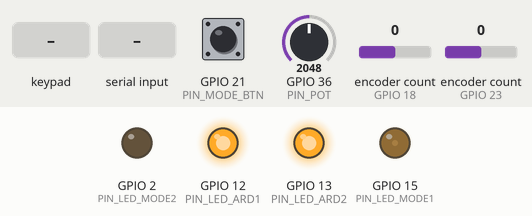
Bench run of a sketch on a simulated ESP32. On the bench: output pins drawn as LEDs (lit = HIGH). Inputs (shaded band) come from the test bench; at power-on: encoder count (sensors on GPIO 18, GPIO 23) 0, GPIO 36 (PIN_POT) = 2048, GPIO 21 (PIN_MODE_BTN) HIGH. Storage starts empty; USB keyboard and mouse output is not drawn; what the sketch prints to the serial monitor is not drawn.

Above: at 1.2 s.
1.3 s: key '0' pressed
At 2.0 s:
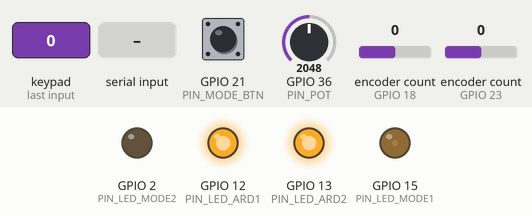
2.9 s: keypad keys 1 3 9 7 pressed 0.4 s apart
6.0 s: "GET 1\n" received over Serial
At 6.7 s:
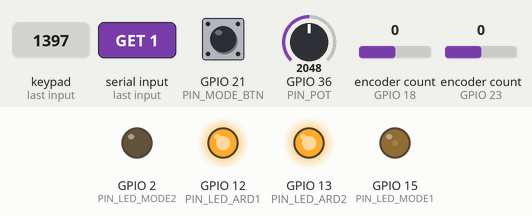
7.5 s: encoder count (sensor on GPIO 18) set to 1
At 8.7 s:
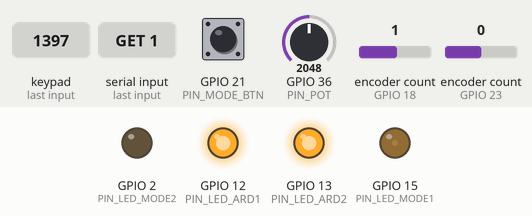
9.0 s: GPIO 36 (PIN_POT) set to 2866
At 9.4 s:
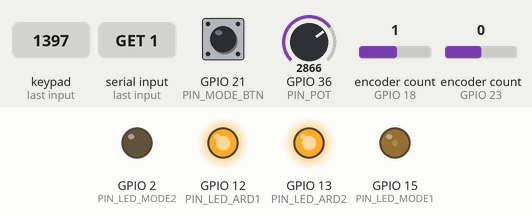
10.5 s: GPIO 21 (PIN_MODE_BTN) pulled LOW for 0.15 s
At 11.3 s:
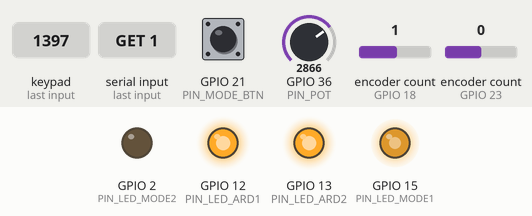
Timing chart, 0 to 13.1 s (numbered marks = the images above; inputs shaded):
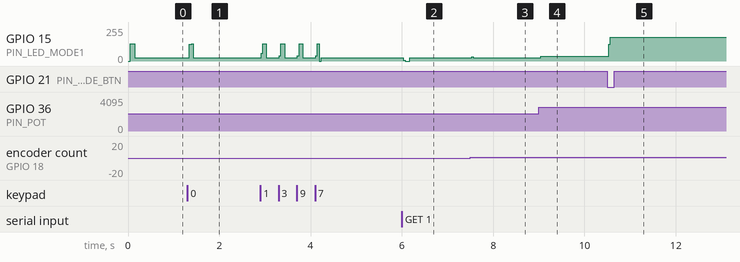

The sketch:

switchcase_macrokeys.ino
```cpp
/*
  Macro Keyboard — ESP32 WROOM-32D (BLE keyboard) + LittleFS config
  ------------------------------------------------------------------
  - BLE keyboard via T-vK's ESP32 BLE Keyboard (NimBLE backend)
  - Persistent config in LittleFS: /config.json
  - Serial CLI @115200:
        GET            -> prints JSON
        PUT <len>\n    -> send exactly <len> raw JSON bytes
        RESET          -> restore factory JSON
  - Matrix, 2 encoders, mode button, LEDs, pot/brightness
  - Actions:
      * Chords: CTRL/ALT/SHIFT/GUI + keys (A..Z, F1..F12, arrows, page up/down, enter)
      * TEXT:...        (types literal text)
      * SEQ:[ "...", "..." ]  (sequence of actions, supports TEXT / chords / single keys)
      * Consumer media keys (volume, next/prev, play/pause, browser back/forward)
*/

#include <Arduino.h>
#include <Keypad.h>
#include <Encoder.h>
#include <ArduinoJson.h>

#include <LittleFS.h>
#define FSYS LittleFS

#ifndef LED_BUILTIN
#define LED_BUILTIN 2
#endif

// ============================ PIN CONFIG (EDIT IF NEEDED) ============================
// Matrix: rows are outputs, cols are inputs with pull-ups
#define PIN_ROW0   14
#define PIN_ROW1   27
#define PIN_ROW2   26
#define PIN_ROW3   25

#define PIN_COL0   4
#define PIN_COL1   16
#define PIN_COL2   17
#define PIN_COL3   5

// Encoders
#define ENC_A_PIN1 18
#define ENC_A_PIN2 19
#define ENC_B_PIN1 23
#define ENC_B_PIN2 22

// Mode button, LEDs, Pot
#define PIN_MODE_BTN  21
#define PIN_LED_MODE1 15
#define PIN_LED_MODE2 2
#define PIN_LED_ARD1  12
#define PIN_LED_ARD2  13
#define PIN_POT       36    // ADC1_CH0

// ============================ BLE Keyboard (NimBLE backend) ============================
// Order matters: force NimBLE and include NimBLEDevice BEFORE BleKeyboard
#define USE_NIMBLE
#include <NimBLEDevice.h>
#include <BleKeyboard.h>
BleKeyboard BLEKeyboard("MacroPad ESP32", "Demential", 100);

// Some library versions don’t ship these browser keys — define if missing
#ifndef KEY_MEDIA_WWW_BACK
  #define KEY_MEDIA_WWW_BACK    0x224
#endif
#ifndef KEY_MEDIA_WWW_FORWARD
  #define KEY_MEDIA_WWW_FORWARD 0x225
#endif

// ============================ Keypad & Encoders ============================
const byte ROWS = 4, COLS = 4;
char keymap[ROWS][COLS] = {
  {'0','1','2','3'},
  {'4','5','6','7'},
  {'8','9','A','B'},
  {'C','D','E','F'},
};
byte rowPins[ROWS] = {PIN_ROW0, PIN_ROW1, PIN_ROW2, PIN_ROW3};
byte colPins[COLS] = {PIN_COL0, PIN_COL1, PIN_COL2, PIN_COL3};
Keypad keypad = Keypad(makeKeymap(keymap), rowPins, colPins, ROWS, COLS);

Encoder RotaryEncoderA(ENC_A_PIN1, ENC_A_PIN2);
Encoder RotaryEncoderB(ENC_B_PIN1, ENC_B_PIN2);
long positionEncoderA = -999;
long positionEncoderB = -999;

int modePushCounter = 0;
int buttonState = 0, lastButtonState = 0;

int potValue = 0, lum = 0;

// ============================ JSON Config ============================
static const char *factoryJson PROGMEM = R"json(
{"version":1,
 "keys":{
  "0":{"0":"CTRL+c","1":"CTRL+x","2":"CTRL+f","3":"F5","4":"CTRL+PAGE_UP","5":"CTRL+PAGE_DOWN","6":"CTRL+w","7":"CTRL+t","8":"CONSUMER:CONSUMER_BROWSER_BACK","9":"CONSUMER:CONSUMER_BROWSER_FORWARD","A":"CTRL+v","B":"CTRL+a","C":"TEXT:Alpha key12","D":"CTRL+s","E":"CONSUMER:MEDIA_VOLUME_MUTE","F":"CONSUMER:MEDIA_PLAY_PAUSE"},
  "1":{"0":"CTRL+c","1":"CTRL+V","A":"CTRL+ALT+SHIFT+v","B":"CTRL+ALT+SHIFT+ENTER","C":"SEQ:[\"CTRL+ALT+SHIFT+BACKSPACE\",\"RIGHT\",\"DOWN\",\"RIGHT\",\"DOWN\",\"ENTER\"]","E":"ENTER","F":"ENTER"},
  "2":{"9":"CTRL+ALT+i","A":"CTRL+ALT+SHIFT+w"},
  "3":{"0":"CTRL+SHIFT+F9","1":"TEXT:nice shot","2":"SEQ:[\"CTRL+k\",\"c\"]","3":"SEQ:[\"CTRL+k\",\"u\"]","4":"TEXT:thanks","5":"TEXT:i got it","6":"TEXT:take the shot","7":"TEXT:defending","8":"SEQ:[\"CTRL+k\",\"k\"]","9":"SEQ:[\"CTRL+k\",\"l\"]","A":"SEQ:[\"CTRL+k\",\"c\"]","B":"TEXT:my bad","C":"TEXT:nooooo!","D":"TEXT:close one","E":"TEXT:230998","F":"SEQ:[\"ENTER\",\"TEXT:XD\"]"}
 },
 "encoders":{
  "0":{"A+":"CONSUMER:MEDIA_VOLUME_DOWN","A-":"CONSUMER:MEDIA_VOLUME_UP","B+":"CONSUMER:MEDIA_PREVIOUS","B-":"CONSUMER:MEDIA_NEXT"},
  "1":{"A+":"LEFT","A-":"RIGHT","B+":"UP","B-":"DOWN"},
  "2":{"A+":"LEFT","A-":"RIGHT","B+":"LEFT","B-":"RIGHT"},
  "3":{"A+":"DOWN","A-":"UP","B+":"DOWN","B-":"UP"}
 }}
)json";

StaticJsonDocument<4096> cfg;

// ---------- FS helpers ----------
bool saveConfigText(const String &json) {
  File f = FSYS.open("/config.json", FILE_WRITE, true);
  if (!f) return false;
  bool ok = f.print(json) == (int)json.length();
  f.close();
  return ok;
}
bool loadConfigText(String &out) {
  File f = FSYS.open("/config.json", FILE_READ);
  if (!f) return false;
  out.reserve(f.size() + 1);
  while (f.available()) out += (char)f.read();
  f.close();
  return true;
}
bool parseConfig(const String &json) {
  cfg.clear();
  DeserializationError err = deserializeJson(cfg, json);
  return !err;
}
bool ensureConfigLoaded() {
  if (!FSYS.begin(true)) {
    // formatted if needed
  }
  String text;
  if (loadConfigText(text) && parseConfig(text)) return true;

  // write factory and parse
  String fac;
  for (const char* p = factoryJson; pgm_read_byte(p); ++p) fac += (char)pgm_read_byte(p);
  saveConfigText(fac);
  return parseConfig(fac);
}

// ============================ Serial Config CLI ============================
void configCLI() {
  if (!Serial.available()) return;
  String cmd = Serial.readStringUntil('\n'); cmd.trim();

  if (cmd.startsWith("GET")) {
    String text;
    if (!loadConfigText(text)) { serializeJson(cfg, text); }
    Serial.println(text);
    return;
  }

  if (cmd.startsWith("PUT")) {
    int sp = cmd.indexOf(' ');
    if (sp < 0) { Serial.println(F("ERR len")); return; }
    int n = cmd.substring(sp+1).toInt();
    if (n <= 0 || n > 32768) { Serial.println(F("ERR badlen")); return; }

    String body; body.reserve(n+1);
    unsigned long to = millis()+10000;
    while ((int)body.length() < n && millis() < to) {
      if (Serial.available()) { body += (char)Serial.read(); to = millis()+10000; }
    }
    if ((int)body.length() != n) { Serial.println(F("ERR timeout")); return; }

    StaticJsonDocument<4096> tmp;
    if (deserializeJson(tmp, body)) { Serial.println(F("ERR json")); return; }

    if (!saveConfigText(body)) { Serial.println(F("ERR save")); return; }
    cfg.clear(); deserializeJson(cfg, body);
    Serial.println(F("SAVED"));
    return;
  }

  if (cmd.startsWith("RESET")) {
    String fac;
    for (const char* p = factoryJson; pgm_read_byte(p); ++p) fac += (char)pgm_read_byte(p);
    saveConfigText(fac);
    cfg.clear(); deserializeJson(cfg, fac);
    Serial.println(F("RESET OK"));
    return;
  }

  Serial.println(F("UNKNOWN"));
}

// ============================ HID helpers (BLE) ============================
uint8_t mapKeyToken(const String& t) {
  String s = t; s.toUpperCase();
  if (s.length()==1) { char c = s[0]; if (c>='A' && c<='Z') return (uint8_t)c; }
  if (s=="ENTER"||s=="RETURN") return KEY_RETURN;
  if (s=="LEFT") return KEY_LEFT_ARROW;
  if (s=="RIGHT") return KEY_RIGHT_ARROW;
  if (s=="UP") return KEY_UP_ARROW;
  if (s=="DOWN") return KEY_DOWN_ARROW;
  if (s=="PAGE_UP") return KEY_PAGE_UP;
  if (s=="PAGE_DOWN") return KEY_PAGE_DOWN;
  if (s=="BACKSPACE") return KEY_BACKSPACE;
  if (s=="F1") return KEY_F1; if (s=="F2") return KEY_F2; if (s=="F3") return KEY_F3; if (s=="F4") return KEY_F4;
  if (s=="F5") return KEY_F5; if (s=="F6") return KEY_F6; if (s=="F7") return KEY_F7; if (s=="F8") return KEY_F8;
  if (s=="F9") return KEY_F9; if (s=="F10") return KEY_F10; if (s=="F11") return KEY_F11; if (s=="F12") return KEY_F12;
  return 0;
}

void pressChord(const String& chord) {
  int start = 0;
  while (true){
    int plus = chord.indexOf('+', start);
    String part = (plus<0) ? chord.substring(start) : chord.substring(start, plus);
    String p = part; p.trim(); p.toUpperCase();
    if (p=="CTRL"||p=="CONTROL") BLEKeyboard.press(KEY_LEFT_CTRL);
    else if (p=="ALT")          BLEKeyboard.press(KEY_LEFT_ALT);
    else if (p=="SHIFT")        BLEKeyboard.press(KEY_LEFT_SHIFT);
    else if (p=="GUI"||p=="WIN"||p=="META") BLEKeyboard.press(KEY_LEFT_GUI);
    else { uint8_t k = mapKeyToken(part); if (k) BLEKeyboard.press(k); }
    if (plus<0) break; else start = plus+1;
  }
  delay(5);
  BLEKeyboard.releaseAll();
}

void runSingleAction(const String& a) {
  if (!a.length() || !BLEKeyboard.isConnected()) return;

  if (a.startsWith("CONSUMER:")) {
    String c = a.substring(9); c.toUpperCase();
    if      (c=="MEDIA_VOLUME_UP")          BLEKeyboard.write(KEY_MEDIA_VOLUME_UP);
    else if (c=="MEDIA_VOLUME_DOWN")        BLEKeyboard.write(KEY_MEDIA_VOLUME_DOWN);
    else if (c=="MEDIA_VOLUME_MUTE")        BLEKeyboard.write(KEY_MEDIA_MUTE);
    else if (c=="MEDIA_NEXT")               BLEKeyboard.write(KEY_MEDIA_NEXT_TRACK);
    else if (c=="MEDIA_PREVIOUS")           BLEKeyboard.write(KEY_MEDIA_PREVIOUS_TRACK);
    else if (c=="CONSUMER_BROWSER_BACK")    BLEKeyboard.write(KEY_MEDIA_WWW_BACK);
    else if (c=="CONSUMER_BROWSER_FORWARD") BLEKeyboard.write(KEY_MEDIA_WWW_FORWARD);
    else if (c=="MEDIA_PLAY_PAUSE")         BLEKeyboard.write(KEY_MEDIA_PLAY_PAUSE);
    return;
  }

  if (a.startsWith("TEXT:")) {
    String t = a.substring(5);
    BLEKeyboard.print(t);
    return;
  }

  if (a.indexOf('+') >= 0) { pressChord(a); return; }

  uint8_t k = mapKeyToken(a);
  if (k) { BLEKeyboard.press(k); BLEKeyboard.release(k); }
}

void runAction(const String& spec) {
  String s = spec; s.trim();
  if (s.startsWith("SEQ:[")) {
    int lb = s.indexOf('['), rb = s.lastIndexOf(']');
    if (lb<0 || rb<lb) return;
    String inner = s.substring(lb+1, rb);
    bool inQ=false; String cur;
    for (size_t i=0;i<inner.length();i++){
      char ch = inner[i];
      if (ch=='"'){ inQ=!inQ; continue; }
      if (ch==',' && !inQ) { cur.trim(); if (cur.length()) runSingleAction(cur); cur=""; continue; }
      if (ch!='\\') cur += ch;
    }
    cur.trim(); if (cur.length()) runSingleAction(cur);
    return;
  }
  runSingleAction(s);
}

// ============================ Config lookups ============================
String getKeyAction(uint8_t mode, char keyLabel) {
  const char* modeKey = (mode==0)?"0":(mode==1)?"1":(mode==2)?"2":"3";
  char keyStr[2] = { keyLabel, 0 };
  JsonVariant v = cfg["keys"][modeKey][keyStr];
  if (!v.isNull()) return String(v.as<const char*>());
  return String("");
}
String getEncoderAction(uint8_t mode, const char* which) {
  const char* modeKey = (mode==0)?"0":(mode==1)?"1":(mode==2)?"2":"3";
  JsonVariant v = cfg["encoders"][modeKey][which];
  if (!v.isNull()) return String(v.as<const char*>());
  return String("");
}

// ============================ Helpers ============================
void checkModeButton(){
  int bs = digitalRead(PIN_MODE_BTN);
  if (bs != lastButtonState) {
    if (bs == LOW) modePushCounter++;
    delay(50);
  }
  lastButtonState = bs;
  if (modePushCounter > 3) modePushCounter = 0;
}

void encoderA(){
  long newPos = RotaryEncoderA.read()/4;
  if (newPos != positionEncoderA) {
    bool cw = newPos > positionEncoderA;
    positionEncoderA = newPos;
    String which = cw ? "A+" : "A-";
    String act = getEncoderAction((uint8_t)modePushCounter, which.c_str());
    if (act.length()) runAction(act);
  }
}
void encoderB(){
  long newPos = RotaryEncoderB.read()/4;
  if (newPos != positionEncoderB) {
    bool cw = newPos > positionEncoderB;
    positionEncoderB = newPos;
    String which = cw ? "B+" : "B-";
    String act = getEncoderAction((uint8_t)modePushCounter, which.c_str());
    if (act.length()) runAction(act);
  }
}
void handleKey(char key) {
  String act = getKeyAction((uint8_t)modePushCounter, key);
  if (act.length()) { runAction(act); delay(80); BLEKeyboard.releaseAll(); }
}

// ============================ Setup / Loop ============================
void setup() {
  BLEKeyboard.begin();          // Uses NimBLE-Arduino backend
  Serial.begin(115200);

  pinMode(PIN_MODE_BTN, INPUT_PULLUP);
  pinMode(LED_BUILTIN, OUTPUT);
  pinMode(PIN_LED_ARD1, OUTPUT); digitalWrite(PIN_LED_ARD1, HIGH);
  pinMode(PIN_LED_ARD2, OUTPUT); digitalWrite(PIN_LED_ARD2, HIGH);
  pinMode(PIN_LED_MODE1, OUTPUT); digitalWrite(PIN_LED_MODE1, LOW);
  pinMode(PIN_LED_MODE2, OUTPUT); digitalWrite(PIN_LED_MODE2, LOW);

  ensureConfigLoaded();
}

void loop() {
  // Serial config CLI (non-blocking)
  configCLI();

  // Pot -> brightness
  potValue = analogRead(PIN_POT);     // 0..4095
  lum = potValue / 16;                // 0..255
  analogWrite(PIN_LED_MODE1, lum);
  analogWrite(PIN_LED_MODE2, (modePushCounter==3) ? lum : (modePushCounter==2 ? lum : 0));
  if (modePushCounter==1) analogWrite(PIN_LED_MODE2, 0);

  // Input handling
  char key = keypad.getKey();
  if (key) handleKey(key);

  encoderA();
  encoderB();
  checkModeButton();

  // Mode indicators
  switch (modePushCounter) {
    case 0: digitalWrite(PIN_LED_MODE1,LOW);  digitalWrite(PIN_LED_MODE2,LOW); break;
    case 1: /* PWM set above */ digitalWrite(PIN_LED_MODE2,LOW); break;
    case 2: digitalWrite(PIN_LED_MODE1,LOW); /* PWM set above */ break;
    case 3: /* both PWM set above */ break;
  }

  delay(1);
}
```

Measured:
- after the input at 1.3 s, GPIO 15 (PIN_LED_MODE1): 25/255 → 124/255 at once, → 128/255 0.05 s later, → 25/255 0.04 s later
- after the input at 6.0 s, GPIO 15 (PIN_LED_MODE1): 25/255 → 0/255 at once, → 26/255 0.13 s later
- after the input at 7.5 s, GPIO 15 (PIN_LED_MODE1): 26/255 → 32/255 at once, → 26/255 0.04 s later
- after the input at 9.0 s, GPIO 15 (PIN_LED_MODE1): 26/255 → 36/255 after 0.05 s
- after the input at 10.5 s, GPIO 15 (PIN_LED_MODE1): 36/255 → 179/255 at once
